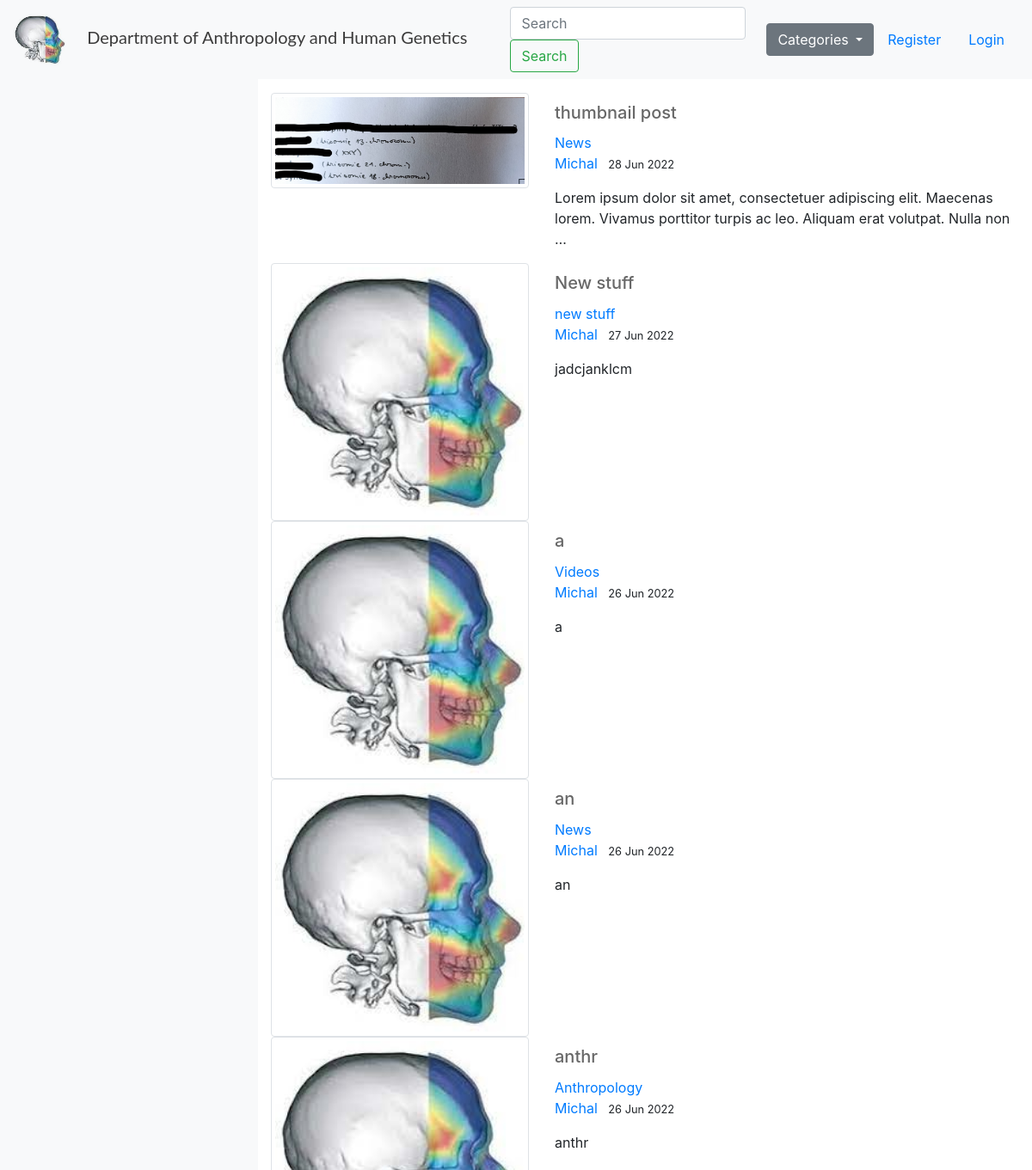
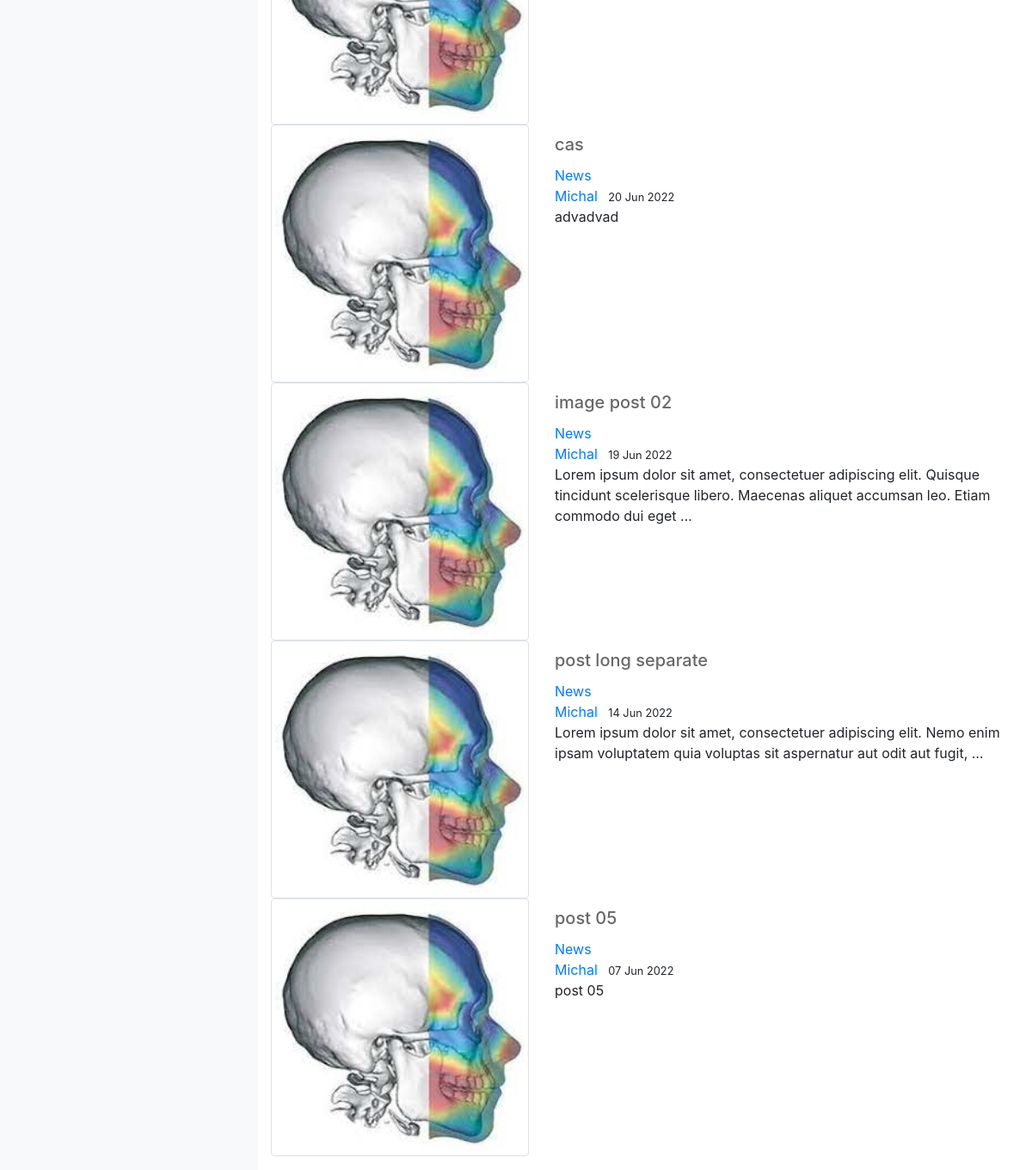
/, run on an earlier commit of the app's database (2 pictures, top to bottom).
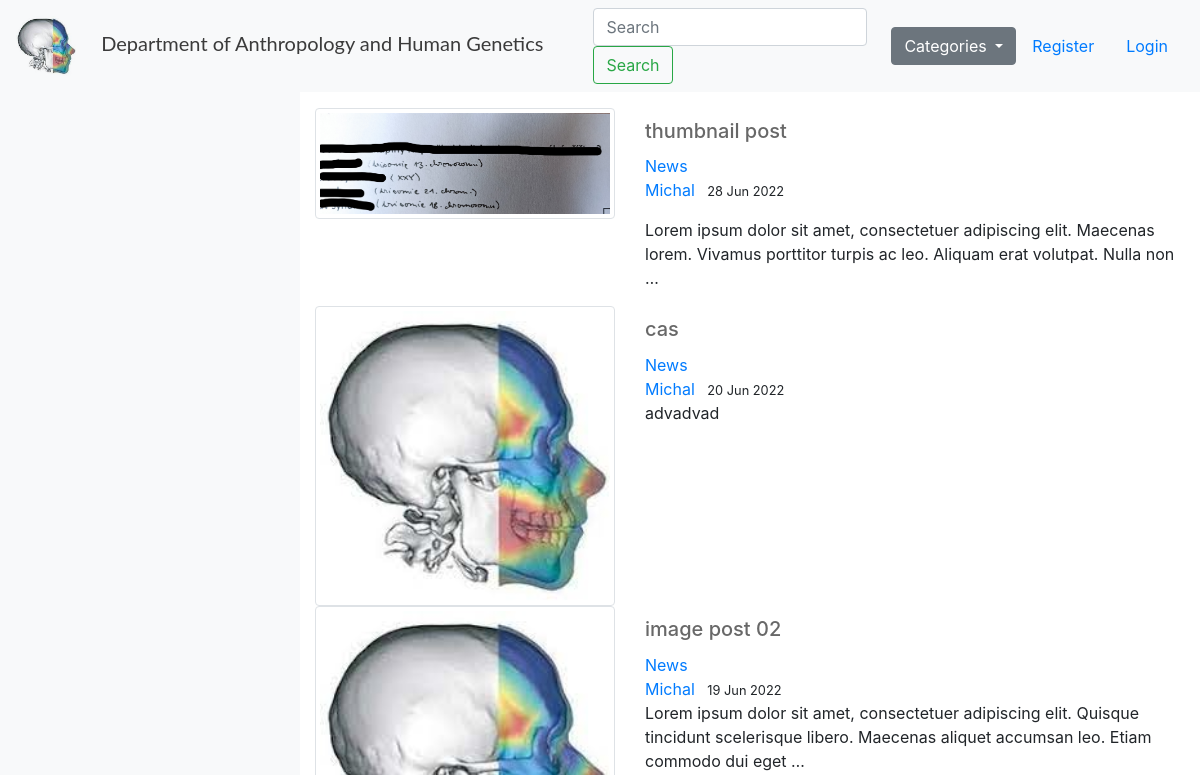
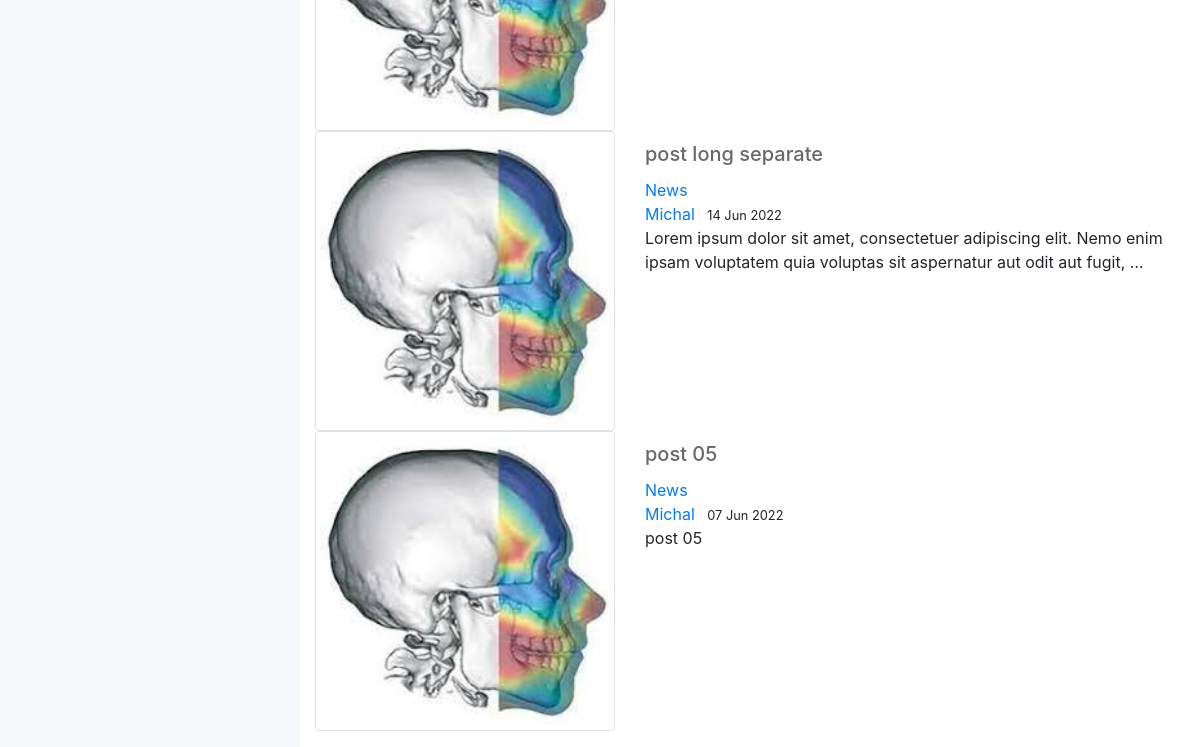
And on a later commit of the database (2 pictures, top to bottom).
### blog/models.py (models this page shows, shortened)
class Post(models.Model):
    title = models.CharField(max_length=200, unique=True)
    slug = models.SlugField(max_length=200, unique=True)
    author = models.ForeignKey(User, on_delete= models.CASCADE)
    updated_on = models.DateTimeField(auto_now= True)
    content = RichTextField(blank=True, null=True)
    created_on = models.DateTimeField(auto_now_add=True)
    status = models.IntegerField(choices=STATUS, default=1)
    article_image = models.ImageField(null = True, blank = True, upload_to = "images/")
    thumbnail_image = models.ImageField(null = True, blank = True, upload_to = "images/")
    category = models.CharField(max_length=255, default="News")
    likes = models.ManyToManyField(User, related_name='blog_posts')
    class Meta:
        ordering = ['-created_on']

### blog/views.py (the view)
# urls.py: path('', views.PostList.as_view(), name='blog-home'),
class PostList(generic.ListView):
    model = Post
    queryset = Post.objects.filter(status=1).order_by('-created_on')
    template_name = 'blog/home.html'
    def get_context_data(self, *args, **kwargs):
        cat_menu = Category.objects.all()
        context = super(PostList, self).get_context_data(*args, **kwargs)
        context["cat_menu"] = cat_menu
        return context

### blog/models.py (called while the page is built)
    def __str__(self):
        return self.name

### blog/templates/blog/home.html (shortened to what this page needs)
{% extends "blog/base.html" %}
{% load static %}
    {% block content %}
        {% for post in post_list  %}
            <div class="row">
                <article class="media content-section">
                    <div class="col-md-auto align-middle">
                        {% if post.thumbnail_image %}
                            <img src={{post.thumbnail_image.url}} class="img-thumbnail" alt="Article thumbnail">
                        {% else %}
                            <img src="{% static 'images/Logo_transparent.png' %}" class="img-thumbnail" alt="Article thumbnail">
                        {% endif %}
                    </div>
                    <div class="media-body col-8">
                        <div class="article-metadata">
                            <h2><a class="article-title" id="article-title" href="{% url 'article-detail' post.pk %}">{{ post.title }}</a></h2>
                            <a class="mr-2" href="{% url 'category' post.category %}">{{ post.category }}</a></br>
                            <a class="mr-2" href="#">{{ post.author }}</a>
                            <small class="mr-2">{{ post.created_on|date:'d M Y' }}</small>
                            <p class="article-content">{{ post.content|truncatewords:20|safe|linebreaksbr }}</p>
                        </div>
                    </div>
                </article>
            </div>
        {% endfor %}
    {% endblock content %}

### blog/templates/blog/base.html (shortened to what this page needs)
{% load static %}
<!DOCTYPE html>
<html>
    <head>
        <link rel="stylesheet" href="https://cdn.jsdelivr.net/npm/bootstrap@4.3.1/dist/css/bootstrap.min.css">
        <link rel="stylesheet" type="text/css" href="{% static "css/main03.css" %}" />
    </head>
    <header class="site-header">
        <nav class="navbar navbar-expand-lg navbar-light bg-light justify-content-center" id="navbarID">
            <a class="navbar-brand" href="{% url 'blog-home' %}">
                <img src="{% static "images/Logo_transparent.png" %}" width="30" height="30" alt="Department logo">
                Department of Anthropology and Human Genetics
            </a>
            <div class="collapse navbar-collapse align-items-right" id="navbarSupportedContent">
                <form class="form-inline my-2 my-lg-0">
                    <input class="form-control mr-sm-2" type="search" placeholder="Search" aria-label="Search">
                    <button class="btn btn-outline-success my-2 my-sm-0" type="submit">Search</button>
                </form>
            </div>
            {% if cat_menu %}
                <div class="dropdown">
                    <button class="btn btn-secondary dropdown-toggle" type="button" id="dropdownMenuButton" data-toggle="dropdown" aria-haspopup="true" aria-expanded="false">
                    Categories
                    </button>
                </div>
            {% else %}
                <a class="nav-link align-items-right" id="pokus" href="{% url 'category-list' %}">Categories <span class="sr-only">(current)</span></a>
            {% endif %}
            {% if user.is_authenticated %}
                <a class="nav-link align-items-right" id="pokus" href="{% url 'add-post' %}">Add post <span class="sr-only">(current)</span></a>
                <a class="nav-link align-items-right" href="{% url 'add-category' %}">Add category <span class="sr-only">(current)</span></a>
                <a class="nav-link align-items-right" href="{% url 'logout' %}">Logout <span class="sr-only">(current)</span></a>
            {% else %}
                <a class="nav-link align-items-right" href="{% url 'register' %}">Register <span class="sr-only">(current)</span></a>
                <a class="nav-link align-items-right" href="{% url 'login' %}">Login <span class="sr-only">(current)</span></a>
            {% endif %}
        </nav>
    </header>
    <body>
        <div class="container-fluid">
            <div class="row flex-nowrap">
                <div class="col-auto col-md-3 col-xl-3 mx-sm-30 mx-30 bg-light">
                </div>
                <div class="col py-3">
                    {% block content %}
                    {% endblock %}
                </div>
            </div>
        </div>
    </body>
</html>

### blog/static/css/main03.css (style rules this page uses)
#article-title { font-size: 20px; color:rgb(104, 104, 104); }
.navbar-brand { font-family: 'Lato', sans-serif; color:rgb(59, 59, 59) !important; font-size: 20px; margin: 0px; margin-right:50px; }
.navbar-brand img { width: 60px; height: 60px; margin-right:20px; }
.img-thumbnail { width: 300px; height: auto; margin: auto; display: block; }

What changed in the data, as far as the page shows it:
removed Post: title "New stuff", category "new stuff", author "Michal", created_on "27 Jun 2022", content "jadcjanklcm"
removed Post: title "a", category "Videos", author "Michal", created_on "26 Jun 2022", content "a"
removed Post: title "an", category "News", author "Michal", created_on "26 Jun 2022", content "an"
removed Post: title "anthr", category "Anthropology", author "Michal", created_on "26 Jun 2022", content "anthr"
